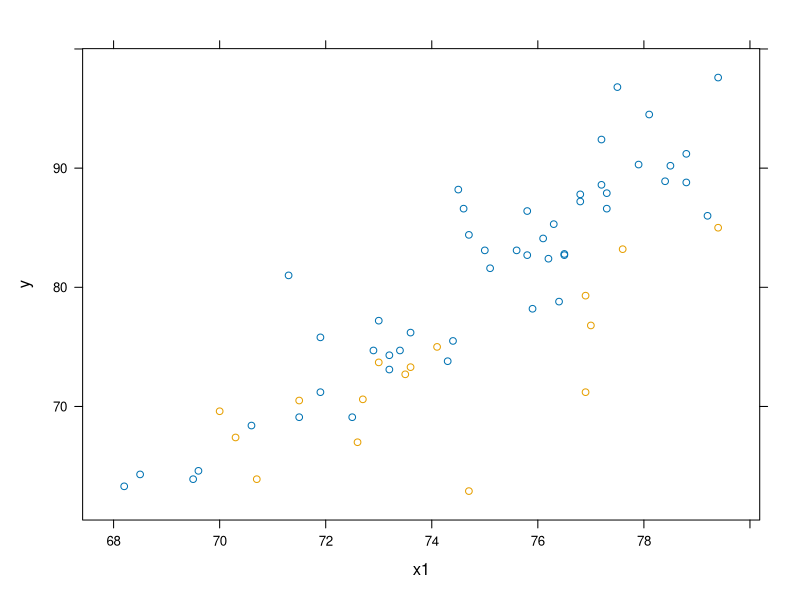

The R script that drew this image:
## ---- chunk 1
knitr::opts_chunk$set(echo = TRUE)
## ---- chunk 2
val <- read.csv('data/valuation.csv', header = TRUE)
y <- val$y
x1 <- val$x1
x2 <- val$x2
require('lattice')
xyplot(y~x1, group=x2, data=val)
## ---- chunk 3
val.mod <- lm(y~x1 + x2, val)
summary(val.mod)
anova(val.mod)
qf(0.95,1,61)
